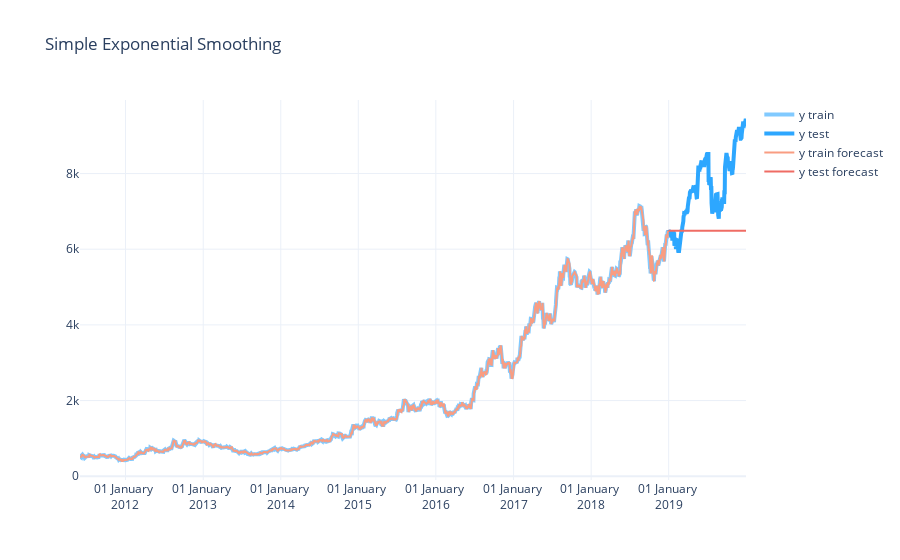

This figure's notebook cell:
### Code cell
make_plots("Simple Exponential Smoothing", x_train, y_train, x_test, y_test, yhat, yhat_test)

### Figure 1 — Plotly figure (JSON) as saved in the notebook; plotly's stock layout.template omitted (floating-point values rounded to 4 significant figures; data arrays with more than 128 entries replaced by an {"elided": "..."} marker saying what was removed)
{"data": [{"line": {"color": "#81caff", "width": 4}, "mode": "lines", "name": "y train", "type": "scatter", "x": {"elided": "2770 str values"}, "y": {"elided": "2770 float values"}}, {"line": {"color": "#2da7ff", "width": 4}, "mode": "lines", "name": "y test", "type": "scatter", "x": {"elided": "366 str values"}, "y": {"elided": "366 float values"}}, {"line": {"color": "#f99d82", "width": 2}, "mode": "lines", "name": "y train forecast", "type": "scatter", "x": {"elided": "2770 str values"}, "y": {"elided": "2770 float values"}}, {"line": {"color": "#ef6c64", "width": 2}, "mode": "lines", "name": "y test forecast", "type": "scatter", "x": {"elided": "366 str values"}, "y": {"elided": "366 float values"}}], "layout": {"title": {"text": "Simple Exponential Smoothing"}, "xaxis": {"tickformat": "%d %B <br>%Y"}}}
